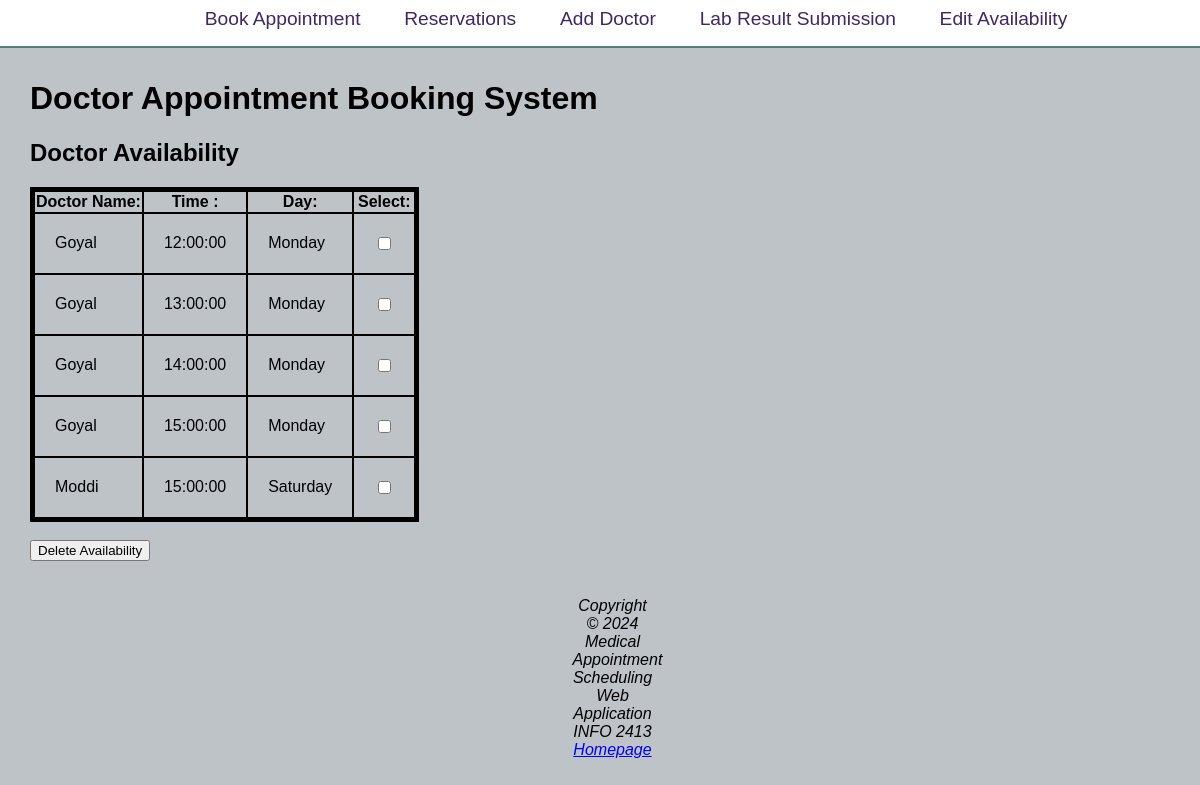
Page /makeUnavailabletime.php on the committed database.
### tables this page shows
CREATE TABLE `Availability` (
  `aptNumber` int(11) NOT NULL,
  `Status` varchar(100) NOT NULL,
  `Time` time NOT NULL,
  `Day` text NOT NULL,
  `medicalLicence` int(11) DEFAULT NULL,
  `healthNo` int(11) DEFAULT NULL
);

CREATE TABLE `doctors` (
  `medicalLicence` int(11) NOT NULL,
  `doctorName` text NOT NULL,
  `email` text NOT NULL,
  `phoneNo` int(11) NOT NULL,
  `address` text NOT NULL,
  `specialization` text NOT NULL
);

### makeUnavailabletime.php (the view, shortened to what this page needs)
<?php
	$con=new mysqli ('localhost', 'root', '','project_final');
?>
<?php include 'header.php'; ?>
<body>
<HEADER><h2>Doctor Availability</h2></HEADER>
<form action=" " method="post" >
<table id="book">
<tr>
<th> Doctor Name:</th>
<th>Time :</th>
<th>Day:</th>
<th>Select:</th>
</tr>
<?php
$query2 = "select Time , Day, doctors.doctorName , registration.lname, registration.fname from Availability
INNER JOIN doctors
ON Availability.medicalLicence = doctors.medicalLicence
INNER JOIN registration ON Availability.healthNo = registration.healthNo and Status = 'Available' ";
$statement = mysqli_query($con,$query2);
 $count=0;
while($row = $statement->fetch_assoc())
{
    echo"<tr>" ;
    echo"<td>" . $row['doctorName'] . "</td>";
    echo"<td>" . $row['Time'] . "</td>";
    echo "<td>" . $row['Day'] . "</td>";
    echo"<td>" ."<input type='checkbox' id='check' name='check' value='$count'>"."</td>" ;
    echo"</tr>";
    $count++;
}
?>
</table><br>
<input name='book'  type='submit' value ='Delete Availability' >
<?php
    print '<br><br><br>';
include 'footer.php';
?>
	</body>

### style.css (style rules this page uses)
body { background-color: #BDC3C7; color: black; font-family: Verdana, Arial, sans-serif; padding-left: 25px; margin: 5; }
table { border-collapse: separate; border-spacing: 50px 0; }
td { padding: 20px; }
table, th, td { border: 2px solid black; }
#book { border: 1px solid black; border-collapse: collapse; border-width: 5; padding: 0px; width: ; }

### rows in the picture
availability: medicalLicence.doctorName "Goyal", Time "12:00:00", Day "Monday"
availability: medicalLicence.doctorName "Goyal", Time "13:00:00", Day "Monday"
availability: medicalLicence.doctorName "Goyal", Time "14:00:00", Day "Monday"
availability: medicalLicence.doctorName "Goyal", Time "15:00:00", Day "Monday"
availability: medicalLicence.doctorName "Moddi", Time "15:00:00", Day "Saturday"
